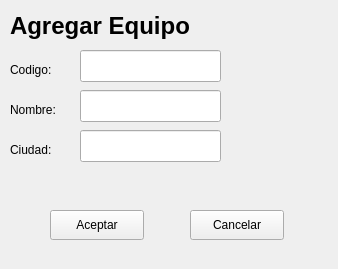
<?xml version="1.0" encoding="UTF-8"?>
<ui version="4.0">
 <class>ingresarEquipo</class>
 <widget class="QWidget" name="ingresarEquipo">
  <property name="geometry">
   <rect>
    <x>0</x>
    <y>0</y>
    <width>338</width>
    <height>269</height>
   </rect>
  </property>
  <property name="windowTitle">
   <string>Form</string>
  </property>
  <widget class="QLabel" name="label">
   <property name="geometry">
    <rect>
     <x>10</x>
     <y>10</y>
     <width>191</width>
     <height>31</height>
    </rect>
   </property>
   <property name="font">
    <font>
     <pointsize>18</pointsize>
     <weight>75</weight>
     <bold>true</bold>
    </font>
   </property>
   <property name="text">
    <string>Agregar Equipo</string>
   </property>
  </widget>
  <widget class="QLabel" name="label_2">
   <property name="geometry">
    <rect>
     <x>10</x>
     <y>60</y>
     <width>65</width>
     <height>20</height>
    </rect>
   </property>
   <property name="text">
    <string>Codigo:</string>
   </property>
  </widget>
  <widget class="QLabel" name="label_3">
   <property name="geometry">
    <rect>
     <x>10</x>
     <y>100</y>
     <width>65</width>
     <height>20</height>
    </rect>
   </property>
   <property name="text">
    <string>Nombre:</string>
   </property>
  </widget>
  <widget class="QLabel" name="label_4">
   <property name="geometry">
    <rect>
     <x>10</x>
     <y>140</y>
     <width>65</width>
     <height>20</height>
    </rect>
   </property>
   <property name="text">
    <string>Ciudad:</string>
   </property>
  </widget>
  <widget class="QLineEdit" name="codigoTXT">
   <property name="geometry">
    <rect>
     <x>80</x>
     <y>50</y>
     <width>141</width>
     <height>32</height>
    </rect>
   </property>
  </widget>
  <widget class="QLineEdit" name="nombreTXT">
   <property name="geometry">
    <rect>
     <x>80</x>
     <y>90</y>
     <width>141</width>
     <height>32</height>
    </rect>
   </property>
  </widget>
  <widget class="QLineEdit" name="ciudadTXT">
   <property name="geometry">
    <rect>
     <x>80</x>
     <y>130</y>
     <width>141</width>
     <height>32</height>
    </rect>
   </property>
  </widget>
  <widget class="QPushButton" name="aceptarBTN">
   <property name="geometry">
    <rect>
     <x>50</x>
     <y>210</y>
     <width>94</width>
     <height>30</height>
    </rect>
   </property>
   <property name="text">
    <string>Aceptar</string>
   </property>
  </widget>
  <widget class="QPushButton" name="cancelarBTN">
   <property name="geometry">
    <rect>
     <x>190</x>
     <y>210</y>
     <width>94</width>
     <height>30</height>
    </rect>
   </property>
   <property name="text">
    <string>Cancelar</string>
   </property>
  </widget>
 </widget>
 <resources/>
 <connections/>
</ui>
